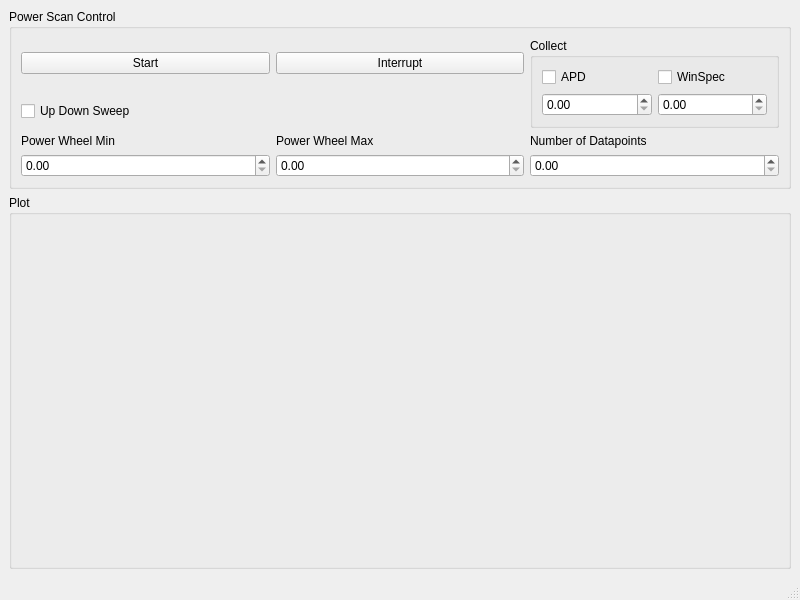
<?xml version="1.0" encoding="UTF-8"?>
<ui version="4.0">
 <class>MainWindow</class>
 <widget class="QMainWindow" name="MainWindow">
  <property name="geometry">
   <rect>
    <x>0</x>
    <y>0</y>
    <width>800</width>
    <height>600</height>
   </rect>
  </property>
  <property name="windowTitle">
   <string>Power Scan</string>
  </property>
  <widget class="QWidget" name="centralwidget">
   <layout class="QVBoxLayout" name="verticalLayout" stretch="0,1">
    <item>
     <widget class="QGroupBox" name="control_groupBox">
      <property name="title">
       <string>Power Scan Control</string>
      </property>
      <layout class="QGridLayout" name="gridLayout">
       <item row="0" column="0">
        <widget class="QPushButton" name="start_pushButton">
         <property name="text">
          <string>Start</string>
         </property>
        </widget>
       </item>
       <item row="0" column="1">
        <widget class="QPushButton" name="interrupt_pushButton">
         <property name="text">
          <string>Interrupt</string>
         </property>
        </widget>
       </item>
       <item row="3" column="0">
        <widget class="QDoubleSpinBox" name="powerwheel_min_doubleSpinBox"/>
       </item>
       <item row="3" column="1">
        <widget class="QDoubleSpinBox" name="powerwheel_max_doubleSpinBox"/>
       </item>
       <item row="3" column="2">
        <widget class="QDoubleSpinBox" name="num_datapoints_doubleSpinBox"/>
       </item>
       <item row="2" column="0">
        <widget class="QLabel" name="label">
         <property name="text">
          <string>Power Wheel Min</string>
         </property>
        </widget>
       </item>
       <item row="2" column="1">
        <widget class="QLabel" name="label_2">
         <property name="text">
          <string>Power Wheel Max</string>
         </property>
        </widget>
       </item>
       <item row="2" column="2">
        <widget class="QLabel" name="label_3">
         <property name="text">
          <string>Number of Datapoints</string>
         </property>
        </widget>
       </item>
       <item row="1" column="0">
        <widget class="QCheckBox" name="updown_sweep_checkBox">
         <property name="text">
          <string>Up Down Sweep</string>
         </property>
        </widget>
       </item>
       <item row="0" column="2" rowspan="2">
        <widget class="QGroupBox" name="collect_groupBox">
         <property name="title">
          <string>Collect</string>
         </property>
         <layout class="QGridLayout" name="gridLayout_2">
          <item row="0" column="0">
           <widget class="QCheckBox" name="collect_apd_checkBox">
            <property name="text">
             <string>APD</string>
            </property>
           </widget>
          </item>
          <item row="0" column="1">
           <widget class="QCheckBox" name="collect_spectrum_checkBox">
            <property name="text">
             <string>WinSpec</string>
            </property>
           </widget>
          </item>
          <item row="1" column="1">
           <widget class="QDoubleSpinBox" name="spectrum_int_time_doubleSpinBox"/>
          </item>
          <item row="1" column="0">
           <widget class="QDoubleSpinBox" name="apd_int_time_doubleSpinBox"/>
          </item>
         </layout>
        </widget>
       </item>
      </layout>
     </widget>
    </item>
    <item>
     <widget class="QGroupBox" name="plot_groupBox">
      <property name="title">
       <string>Plot</string>
      </property>
      <layout class="QVBoxLayout" name="verticalLayout_2"/>
     </widget>
    </item>
   </layout>
  </widget>
  <widget class="QMenuBar" name="menubar">
   <property name="geometry">
    <rect>
     <x>0</x>
     <y>0</y>
     <width>800</width>
     <height>21</height>
    </rect>
   </property>
  </widget>
  <widget class="QStatusBar" name="statusbar"/>
 </widget>
 <resources/>
 <connections/>
</ui>
